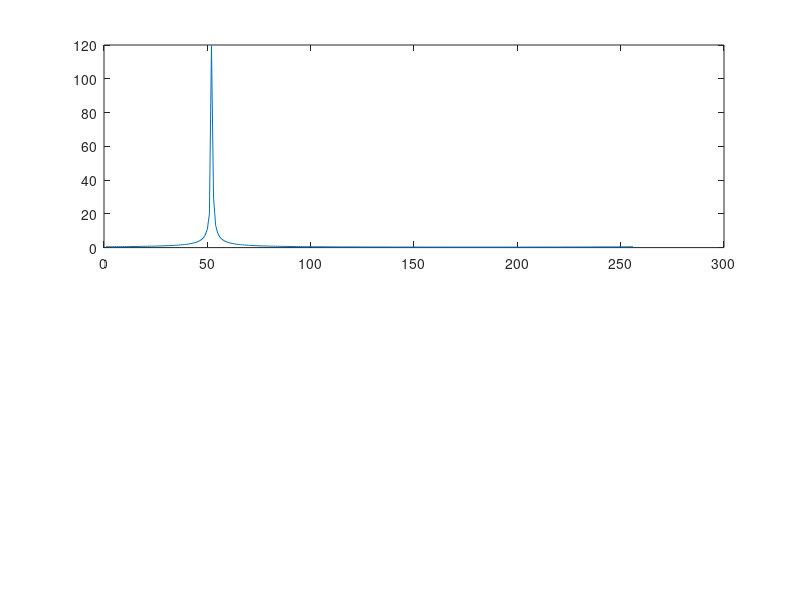

Here is the MATLAB script that generated this plot:
clc;
k = 0.4;
n = [0:255];
r = 128*cos(pi*n*k);
i = 128*sin(pi*n*k);
x = r + j*i;
x2 = abs(fft(x,256));
subplot(2,1,1)
plot(x2/256);